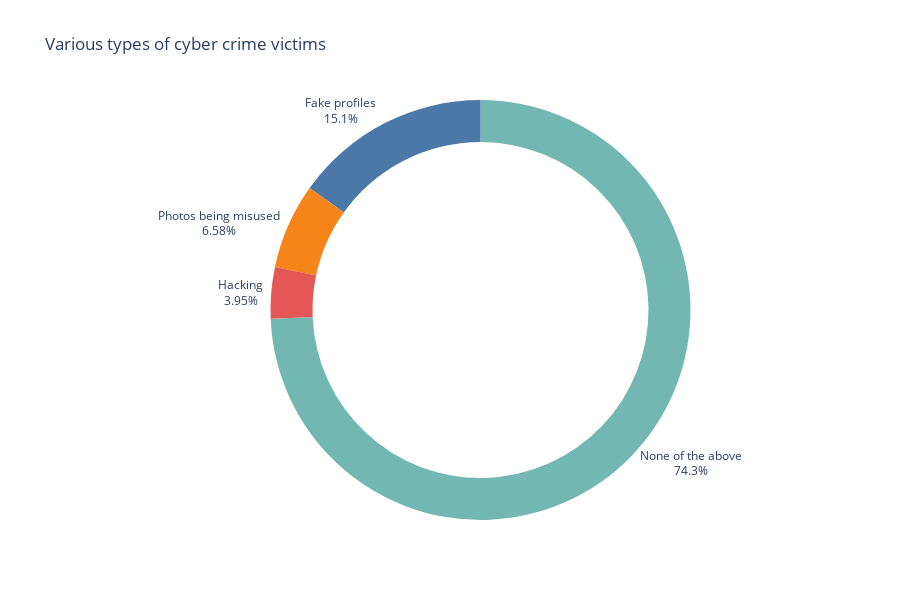
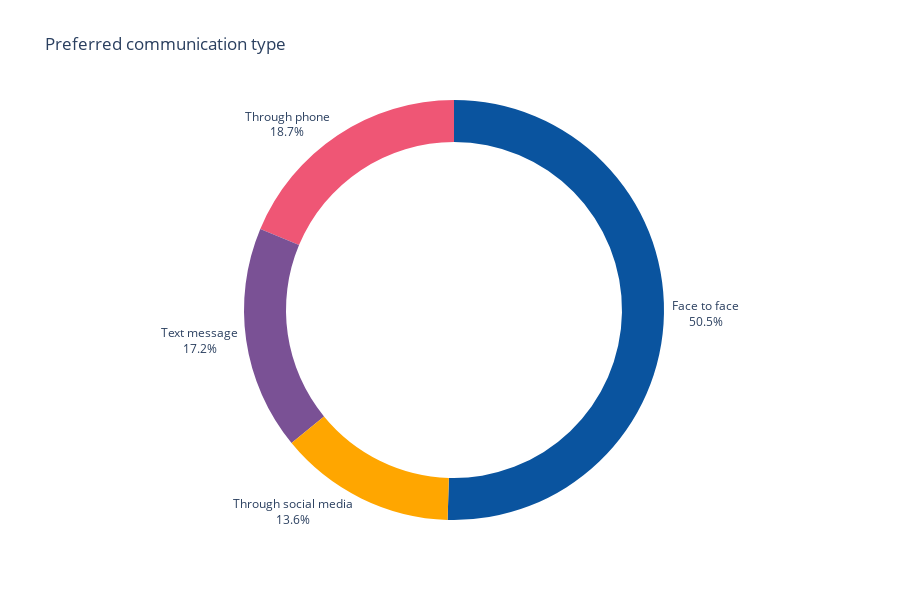

These figures' notebook cell, in order:
### Markdown cell above
Social media increases the awareness of students. First of all, social media is accessible for plenty of students. Social media applications are easily accessible through various devices. This accessibility ensures that students can stay connected and informed regardless of their location or time zone. This accessibility is also proven by our first chart. The chart shows that the time students spend using social media is a significant part of the total time spent on devices.

### Code cell
{
    "tags": [
        "hide-input",
    ]
}

df1 = pd.read_excel('effect.xlsx')

fp = df1['Have you ever been a victim of any of these cyber crimes?'].str.contains('Fake profiles').sum()
h = df1['Have you ever been a victim of any of these cyber crimes?'].str.contains('Hacking').sum()
p = df1['Have you ever been a victim of any of these cyber crimes?'].str.contains('Photos being misused').sum()
n = df1['Have you ever been a victim of any of these cyber crimes?'].str.contains('None of the above').sum()

list = [fp, h, p, n]

trace = go.Pie(
    labels = df1['Have you ever been a victim of any of these cyber crimes?'],
    values = list,
    hole = 0.8
)

fig1 = go.Figure(trace)

fig1.update_layout(height = 600)
fig1.update_layout(showlegend = False)
fig1.update_traces(marker = dict(colors = px.colors.qualitative.T10))
fig1.update_traces(textposition = 'outside', textinfo='percent + label')
fig1.update_layout(title = 'Various types of cyber crime victims')

fig1.show()

ff = df1['Which type of communication do you generally prefer?'].str.contains('face to face').sum()
tm = df1['Which type of communication do you generally prefer?'].str.contains('Text message').sum()
tp = df1['Which type of communication do you generally prefer?'].str.contains('through phone').sum()
tsm = df1['Which type of communication do you generally prefer?'].str.contains('through social media').sum()

list2 = [ff, tm, tp, tsm]

trace1 = go.Pie(
    labels = ['Face to face', 'Text message', 'Through phone', 'Through social media'],
    values = list2,
    hole = 0.8
)

fig2 = go.Figure(trace1)
fig2.update_layout(height = 600)
fig2.update_layout(showlegend = False)
fig2.update_traces(marker = dict(colors = ["#0A549F", "#7a5195", "#ef5675", "#ffa600"]))
fig2.update_traces(textposition = 'outside', textinfo='percent + label')
fig2.update_layout(title = 'Preferred communication type')

fig2.show()

### Figure 1 — Plotly figure (JSON) as saved in the notebook; plotly's stock layout.template omitted (floating-point values rounded to 4 significant figures; data arrays with more than 128 entries replaced by an {"elided": "..."} marker saying what was removed)
{"data": [{"hole": 0.8, "labels": {"elided": "291 str values"}, "marker": {"colors": ["#4C78A8", "#F58518", "#E45756", "#72B7B2", "#54A24B", "#EECA3B", "#B279A2", "#FF9DA6", "#9D755D", "#BAB0AC"]}, "textinfo": "percent+label", "textposition": "outside", "type": "pie", "values": [46, 20, 12, 226]}], "layout": {"height": 600, "showlegend": false, "title": {"text": "Various types of cyber crime victims"}}}

### Figure 2 — Plotly figure (JSON) as saved in the notebook; plotly's stock layout.template omitted (floating-point values rounded to 4 significant figures)
{"data": [{"hole": 0.8, "labels": ["Face to face", "Text message", "Through phone", "Through social media"], "marker": {"colors": ["#0A549F", "#7a5195", "#ef5675", "#ffa600"]}, "textinfo": "percent+label", "textposition": "outside", "type": "pie", "values": [208, 71, 77, 56]}], "layout": {"height": 600, "showlegend": false, "title": {"text": "Preferred communication type"}}}
